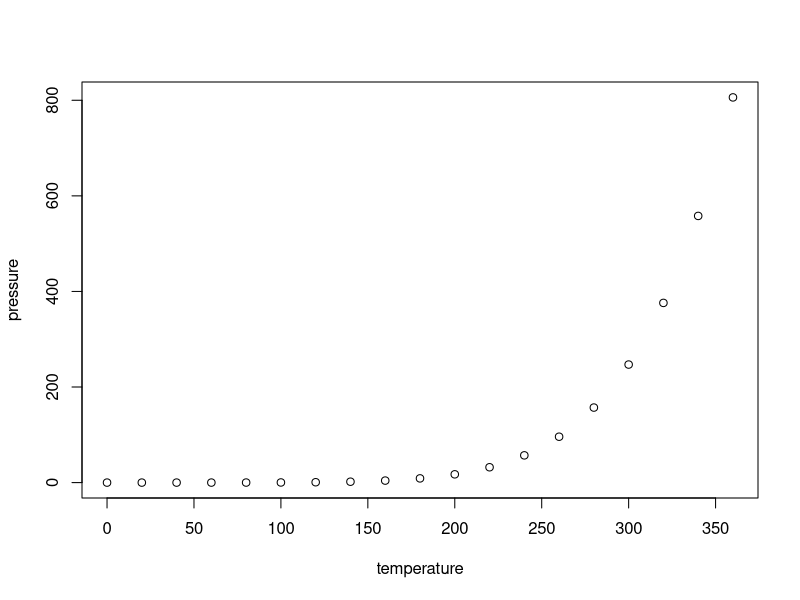
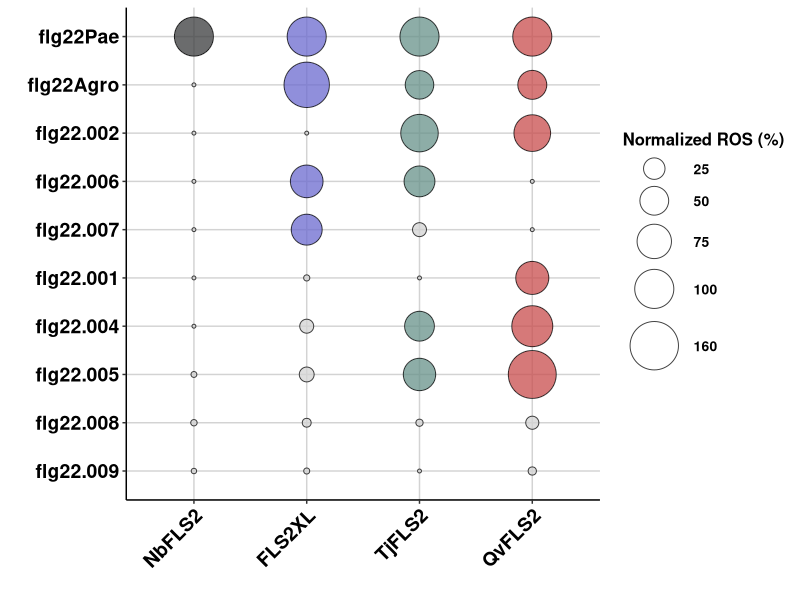
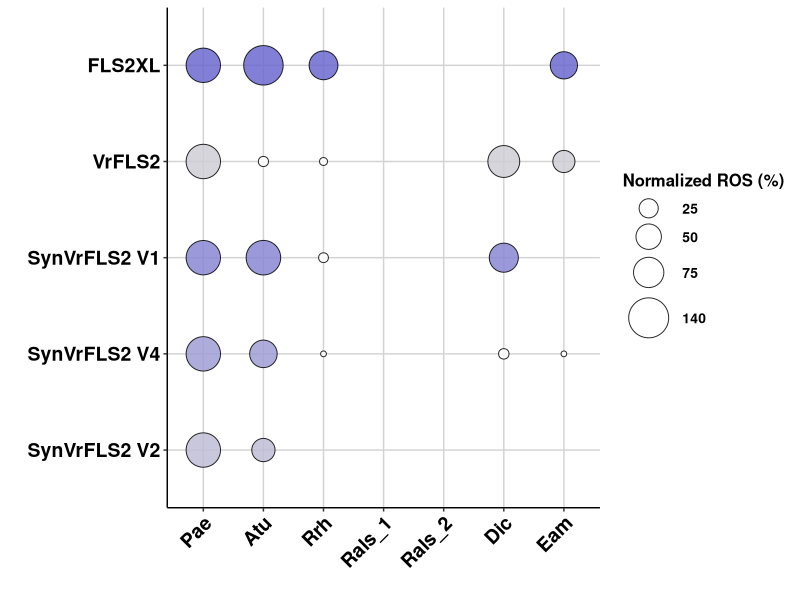
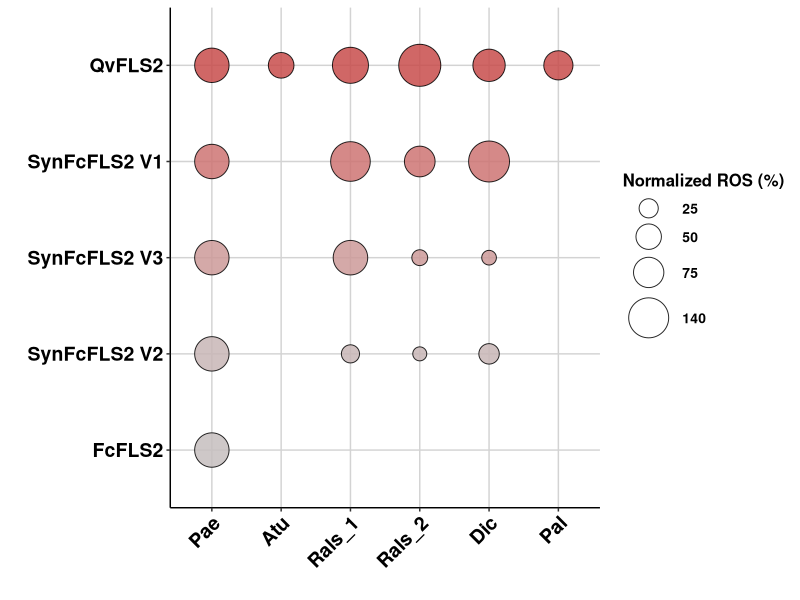
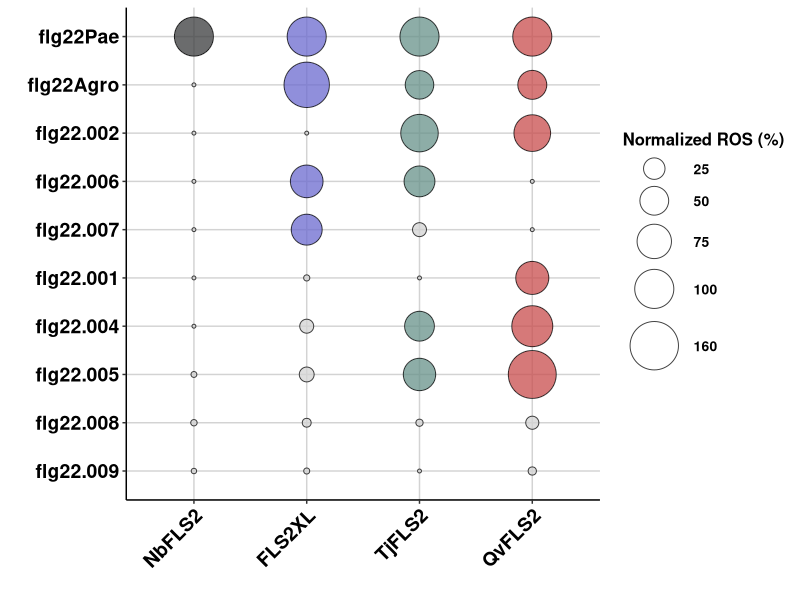
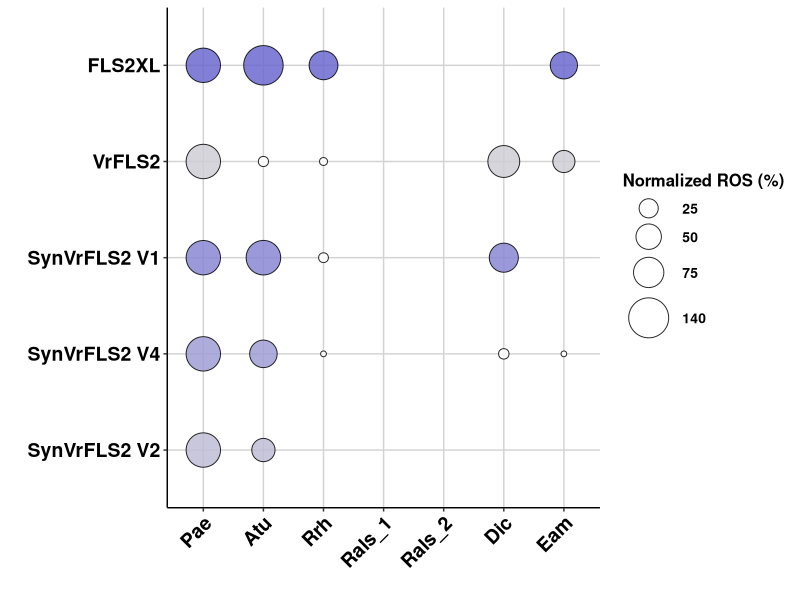
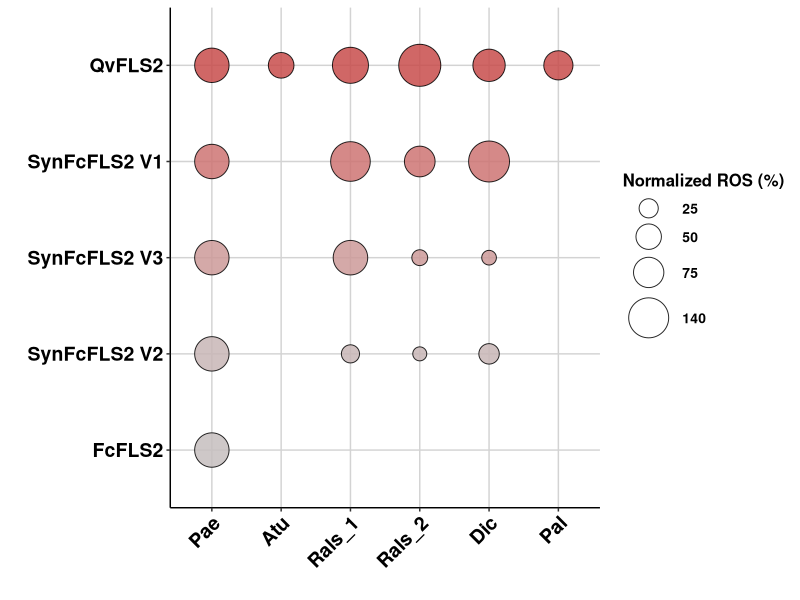

Reproduce these figures in R, in order.
## ---- chunk 1
knitr::opts_chunk$set(echo = TRUE)
## ---- chunk 2
summary(cars)
## ---- chunk 3
library(reshape2)
library(ggplot2)
library(dplyr)
## ---- chunk 4
plot(pressure)
## ---- chunk 5
library(ggplot2)
library(reshape2)
library(dplyr)

# Read the CSV file
pc <- read.csv("../input/WTNb_XL_Tj_Qv.csv")

# Melt the data frame
pcm <- melt(pc, id = c("Receptor"))

new_order_vector <- c("flg22Pae", "flg22Agro", "flg22.002", "flg22.006", "flg22.007", "flg22.001", "flg22.004", "flg22.005", "flg22.008" , "flg22.009")

# Ensure Receptor is a factor with the correct levels
pcm$Receptor <- factor(pcm$Receptor, levels = c("NbFLS2", "FLS2XL", "TjFLS2", "QvFLS2"))

# Create a new column 'Color' with the default colors based on 'Receptor'
pcm$Color <- case_when(
  pcm$Receptor == "FLS2XL" & pcm$value >= 10 ~ "#6B6ACF",
  pcm$Receptor == "QvFLS2" & pcm$value >= 10 ~ "#C84D4C",
  pcm$Receptor == "TjFLS2" & pcm$value >= 10 ~ "#679289",
  pcm$Receptor == "NbFLS2" & pcm$value >= 10 ~ "#3a3b3c",
  pcm$value < 10 ~ "lightgrey", # Apply light gray color when value is less than 10
  TRUE ~ NA_character_ # For unexpected cases
)

# Proceed with the ggplot
xx <- ggplot(pcm, aes(x = Receptor, y = variable)) + 
  geom_point(aes(size = value, fill = Color), alpha = 0.75, shape = 21) + 
  scale_size_continuous(limits = c(0, 160), range = c(1, 16), breaks = c(25, 50, 75, 100, 160)) + 
  labs(x = "", y = "", size = "Normalized ROS (%)", fill = "") + 
  theme_classic() +
  theme(
    legend.key = element_blank(), 
    axis.text.y = element_text(colour = "black", size = 14, face = "bold"), 
    axis.text.x = element_text(angle = 45, hjust = 1, colour = "black", size = 14, face = "bold", vjust = 1), 
    legend.text = element_text(size = 10, face = "bold", colour = "black"), 
    legend.title = element_text(size = 12, face = "bold"), 
    legend.position = "right",
    panel.grid.major = element_line(colour = "lightgrey", linewidth = 0.5),
    panel.grid.minor = element_blank()
  ) +
  scale_fill_identity(guide = FALSE) +  # Use colors directly from the Color column
  scale_y_discrete(limits = rev(new_order_vector))  # Set x-axis labels and order

print(xx)

# Save the plot
ggsave(filename = "../output/Figure_1_All_FLS2_bubble.pdf", width = 5.6, height = 5)


## ---- chunk 6

# Read in your csv data
pc <- read.csv("../input/Vr-XL.csv", header = TRUE)

# Melt the data
pcm <- melt(pc, id = c("Receptor"))

# Step 1: Specify the order of the x-axis
new_order_vector <- c("flg22Pae", "flg22Agro", "flg22.002", "flg22.006", "flg22.007", "flg22.001", "flg22.004")

# Step 2: Rename the x-axis columns according to the mapping
labels_vector <- c("Pae", "Atu", "Rrh", "Rals_1", "Rals_2", "Dic", "Eam")


# Ensure Receptor order is as in the raw dataset
pcm$Receptor <- factor(pcm$Receptor, levels = unique(pc$Receptor))


# Create a new column 'Color' with the default colors based on 'Receptor'
pcm$Color <- case_when(
  pcm$Receptor == "FLS2XL" & pcm$value >= 10 ~ "#6B6ACF",
  pcm$Receptor == "VrFLS2" & pcm$value >= 10 ~ "#cdcdd5",
  pcm$Receptor == "SynVrFLS2 V1" & pcm$value >= 10 ~ "#8987d2",
  pcm$Receptor == "SynVrFLS2 V4" & pcm$value >= 10 ~ "#a09ed4",
  pcm$Receptor == "SynVrFLS2 V2" & pcm$value >= 10 ~ "#bebdd5",
  pcm$value < 10 ~ "white", # Apply light gray color when value is less than 10
  TRUE ~ NA_character_ # For unexpected cases
)


# Generate the plot
xx <- ggplot(pcm, aes(y = Receptor, x = variable)) + 
  geom_point(aes(size = value, fill = Color), alpha = 0.85, shape = 21) + 
  scale_size_continuous(limits = c(0, 160), range = c(1, 14), breaks = c(25, 50, 75, 140)) + 
  labs(y = "", x = "", size = "Normalized ROS (%)", fill = "")  + 
  theme_classic() +
  theme(
    legend.key = element_blank(), 
    axis.text.y = element_text(colour = "black", size = 14, face = "bold"), 
    axis.text.x = element_text(angle = 45, hjust = 1, colour = "black", size = 14, face = "bold", vjust = 1), 
    legend.text = element_text(size = 10, face = "bold", colour = "black"), 
    legend.title = element_text(size = 12, face = "bold"), 
    legend.position = "right",
    panel.grid.major = element_line(colour = "lightgrey", linewidth = 0.5),
    panel.grid.minor = element_blank()
  ) +
  scale_fill_identity(guide = FALSE) +  # Use colors directly from the Color column
 scale_x_discrete(limits = new_order_vector, labels = labels_vector) + # Set x-axis labels and order
  scale_y_discrete(limits = rev(levels(pcm$Receptor))) # Ensure Y axis order is as in the raw dataset

# Print the plot
print(xx)

# Save the plot to a file

ggsave(filename = "../output/Vr-XL.pdf", width = 7, height = 3.4, bg = "transparent")

## ---- chunk 7
pc = read.csv("../input/Fc-Qv.csv", header = TRUE)
# Melt the data
pcm <- melt(pc, id = c("Receptor"))

# Step 1: Specify the order of the x-axis
new_order_vector <- c("flg22Pae", "flg22Agro", "flg22.006", "flg22.007", "flg22.001", "flg22.005")

# Step 2: Rename the x-axis columns according to the mapping
labels_vector <- c("Pae", "Atu", "Rals_1", "Rals_2", "Dic", "Pal")

# Ensure Receptor order is as in the raw dataset
pcm$Receptor <- factor(pcm$Receptor, levels = unique(pc$Receptor))

# Ensure Receptor is a factor with the correct levels
#pcm$Receptor <- factor(pcm$Receptor, levels = c("NbFLS2", "FLS2XL", "TjFLS2", "QvFLS2"))

# Create a new column 'Color' with the default colors based on 'Receptor'
pcm$Color <- case_when(
  pcm$Receptor == "QvFLS2" & pcm$value >= 10 ~ "#C84D4C",
  pcm$Receptor == "FcFLS2" & pcm$value >= 10 ~ "#c5bebe",
  pcm$Receptor == "SynFcFLS2 V1" & pcm$value >= 10 ~ "#cd7573",
  pcm$Receptor == "SynFcFLS2 V3" & pcm$value >= 10 ~ "#cc9a99",
  pcm$Receptor == "SynFcFLS2 V2" & pcm$value >= 10 ~ "#c7b6b6",
  pcm$value < 10 ~ "white", # Apply light gray color when value is less than 10
  TRUE ~ NA_character_ # For unexpected cases
)
xx <- ggplot(pcm, aes(y = Receptor, x = variable)) + 
  geom_point(aes(size = value, fill = Color), alpha = 0.85, shape = 21) + 
  scale_size_continuous(limits = c(0, 160), range = c(1, 14), breaks = c(25, 50, 75, 140)) + 
  labs(y = "", x = "", size = "Normalized ROS (%)", fill = "")  + 
  theme_classic() +
  theme(
    legend.key = element_blank(), 
    axis.text.y = element_text(colour = "black", size = 14, face = "bold"), 
    axis.text.x = element_text(angle = 45, hjust = 1, colour = "black", size = 14, face = "bold", vjust = 1), 
    legend.text = element_text(size = 10, face = "bold", colour = "black"), 
    legend.title = element_text(size = 12, face = "bold"), 
    legend.position = "right",
    panel.grid.major = element_line(colour = "lightgrey", linewidth = 0.5),
    panel.grid.minor = element_blank()
  ) +
  scale_fill_identity(guide = FALSE) +  # Use colors directly from the Color column
 scale_x_discrete(limits = new_order_vector, labels = labels_vector) + # Set x-axis labels and order
  scale_y_discrete(limits = rev(levels(pcm$Receptor))) # Ensure Y axis order is as in the raw dataset 
print(xx)
ggsave(filename = "../output/Qv-Fc.pdf", width = 7, height = 3.4)

